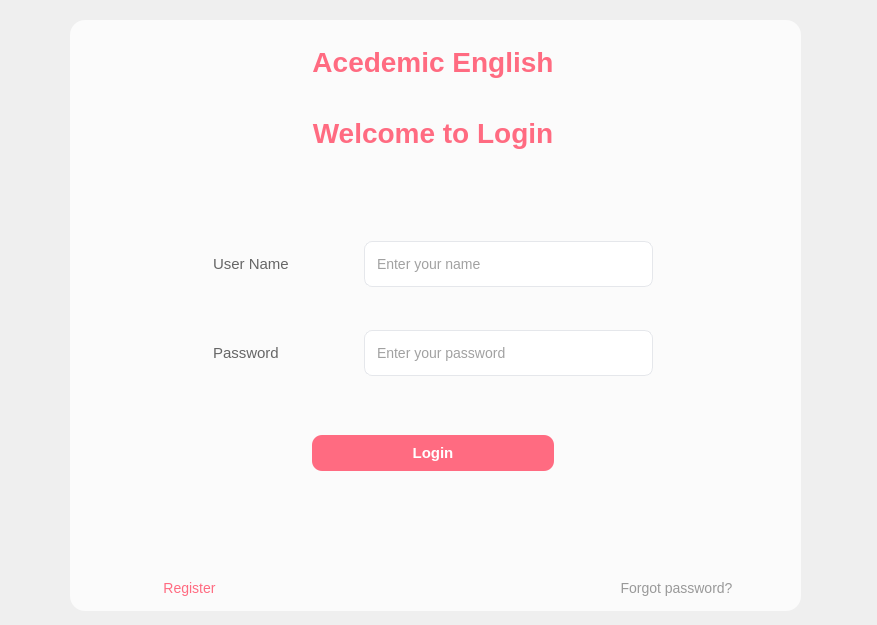
<?xml version="1.0" encoding="UTF-8"?>
<ui version="4.0">
 <class>Form</class>
 <widget class="QWidget" name="Form">
  <property name="enabled">
   <bool>true</bool>
  </property>
  <property name="geometry">
   <rect>
    <x>0</x>
    <y>0</y>
    <width>877</width>
    <height>625</height>
   </rect>
  </property>
  <property name="windowTitle">
   <string>Form</string>
  </property>
  <property name="styleSheet">
   <string notr="true">QWidget {
    font-family: &quot;Segoe UI&quot;,&quot;Microsoft YaHei&quot;;
    font-size: 14px;
    color: #444444;
}


/* ============================= */
/* 背景图片（保留你的原图） */
/* ============================= */

QWidget#Form {
    border-image: url(resources/images/login-picture2.jpg) 0 0 0 0 stretch stretch;
}


/* ============================= */
/* 中间半透明卡片 */
/* ============================= */

QFrame#frame {
    background-color: rgba(255,255,255,190);
    border-radius: 15px;
}


/* ============================= */
/* 标题 */
/* ============================= */

QLabel#label,
QLabel#label_4 {
    font-size: 28px;
    font-weight: bold;
    color: #ff6b81;
    background: transparent;
}


/* ============================= */
/* 表单标签 */
/* ============================= */

QLabel#label_2,
QLabel#label_3 {
    font-size: 15px;
    color: #666666;
    background: transparent;
}


/* ============================= */
/* 输入框 */
/* ============================= */

QLineEdit {
    background-color: #ffffff;
    border: 1px solid #e5e7eb;
    border-radius: 8px;
    padding: 6px 10px;
    min-height: 32px;
}

/* focus */
QLineEdit:focus {
    border: 2px solid #ff6b81;
    background-color: #fffafa;
}


/* ============================= */
/* Login 按钮 */
/* ============================= */

QPushButton#pushButton {
    background-color: #ff6b81;
    color: white;
    border-radius: 10px;
    font-size: 15px;
    font-weight: bold;
    min-height: 36px;
    border: none;
}

/* hover */
QPushButton#pushButton:hover {
    background-color: #ff4f70;
}

/* pressed */
QPushButton#pushButton:pressed {
    background-color: #e8435f;
}


/* ============================= */
/* Register 按钮 */
/* ============================= */

QPushButton#pushButton_2 {
    background: transparent;
    color: #ff6b81;
    border: none;
}

/* hover */
QPushButton#pushButton_2:hover {
    text-decoration: underline;
    color: #ff4f70;
}


/* ============================= */
/* Forgot password */
/* ============================= */

QPushButton#pushButton_3 {
    background: transparent;
    color: #999999;
    border: none;
}

/* hover */
QPushButton#pushButton_3:hover {
    color: #ff6b81;
}


/* ============================= */
/* 提示信息（错误提示） */
/* ============================= */

QLabel#label_5 {
    color: #e63946;
    font-size: 13px;
}</string>
  </property>
  <widget class="QFrame" name="frame">
   <property name="geometry">
    <rect>
     <x>70</x>
     <y>20</y>
     <width>731</width>
     <height>591</height>
    </rect>
   </property>
   <property name="frameShape">
    <enum>QFrame::Shape::StyledPanel</enum>
   </property>
   <property name="frameShadow">
    <enum>QFrame::Shadow::Raised</enum>
   </property>
   <widget class="QWidget" name="verticalLayoutWidget">
    <property name="geometry">
     <rect>
      <x>-1</x>
      <y>-1</y>
      <width>728</width>
      <height>591</height>
     </rect>
    </property>
    <layout class="QVBoxLayout" name="verticalLayout" stretch="2,1,1,4,1,1,2,1">
     <item>
      <widget class="QLabel" name="label_4">
       <property name="text">
        <string>Acedemic English</string>
       </property>
       <property name="alignment">
        <set>Qt::AlignmentFlag::AlignCenter</set>
       </property>
      </widget>
     </item>
     <item>
      <widget class="QLabel" name="label">
       <property name="enabled">
        <bool>true</bool>
       </property>
       <property name="text">
        <string>Welcome to Login</string>
       </property>
       <property name="alignment">
        <set>Qt::AlignmentFlag::AlignCenter</set>
       </property>
      </widget>
     </item>
     <item>
      <spacer name="horizontalSpacer">
       <property name="orientation">
        <enum>Qt::Orientation::Horizontal</enum>
       </property>
       <property name="sizeHint" stdset="0">
        <size>
         <width>40</width>
         <height>20</height>
        </size>
       </property>
      </spacer>
     </item>
     <item>
      <layout class="QGridLayout" name="gridLayout" rowstretch="1,0" columnstretch="1,1,2,1">
       <item row="0" column="2">
        <widget class="QLineEdit" name="lineEdit">
         <property name="placeholderText">
          <string>Enter your name</string>
         </property>
        </widget>
       </item>
       <item row="0" column="0">
        <spacer name="verticalSpacer_4">
         <property name="orientation">
          <enum>Qt::Orientation::Vertical</enum>
         </property>
         <property name="sizeHint" stdset="0">
          <size>
           <width>20</width>
           <height>40</height>
          </size>
         </property>
        </spacer>
       </item>
       <item row="0" column="3">
        <spacer name="verticalSpacer_6">
         <property name="orientation">
          <enum>Qt::Orientation::Vertical</enum>
         </property>
         <property name="sizeHint" stdset="0">
          <size>
           <width>20</width>
           <height>40</height>
          </size>
         </property>
        </spacer>
       </item>
       <item row="1" column="1">
        <widget class="QLabel" name="label_3">
         <property name="text">
          <string>Password</string>
         </property>
        </widget>
       </item>
       <item row="1" column="3">
        <spacer name="verticalSpacer_7">
         <property name="orientation">
          <enum>Qt::Orientation::Vertical</enum>
         </property>
         <property name="sizeHint" stdset="0">
          <size>
           <width>20</width>
           <height>40</height>
          </size>
         </property>
        </spacer>
       </item>
       <item row="1" column="2">
        <widget class="QLineEdit" name="lineEdit_2">
         <property name="frame">
          <bool>true</bool>
         </property>
         <property name="echoMode">
          <enum>QLineEdit::EchoMode::Password</enum>
         </property>
         <property name="placeholderText">
          <string>Enter your password</string>
         </property>
        </widget>
       </item>
       <item row="0" column="1">
        <widget class="QLabel" name="label_2">
         <property name="text">
          <string>User Name</string>
         </property>
        </widget>
       </item>
       <item row="1" column="0">
        <spacer name="verticalSpacer_5">
         <property name="orientation">
          <enum>Qt::Orientation::Vertical</enum>
         </property>
         <property name="sizeHint" stdset="0">
          <size>
           <width>20</width>
           <height>40</height>
          </size>
         </property>
        </spacer>
       </item>
      </layout>
     </item>
     <item>
      <layout class="QHBoxLayout" name="horizontalLayout_3">
       <item>
        <spacer name="verticalSpacer_9">
         <property name="orientation">
          <enum>Qt::Orientation::Vertical</enum>
         </property>
         <property name="sizeHint" stdset="0">
          <size>
           <width>20</width>
           <height>40</height>
          </size>
         </property>
        </spacer>
       </item>
       <item>
        <widget class="QLabel" name="label_5">
         <property name="text">
          <string/>
         </property>
         <property name="alignment">
          <set>Qt::AlignmentFlag::AlignCenter</set>
         </property>
        </widget>
       </item>
       <item>
        <spacer name="verticalSpacer_8">
         <property name="orientation">
          <enum>Qt::Orientation::Vertical</enum>
         </property>
         <property name="sizeHint" stdset="0">
          <size>
           <width>20</width>
           <height>40</height>
          </size>
         </property>
        </spacer>
       </item>
      </layout>
     </item>
     <item>
      <layout class="QHBoxLayout" name="horizontalLayout_2" stretch="1,1,1">
       <item>
        <spacer name="verticalSpacer">
         <property name="orientation">
          <enum>Qt::Orientation::Vertical</enum>
         </property>
         <property name="sizeHint" stdset="0">
          <size>
           <width>20</width>
           <height>40</height>
          </size>
         </property>
        </spacer>
       </item>
       <item>
        <widget class="QPushButton" name="pushButton">
         <property name="text">
          <string>Login</string>
         </property>
        </widget>
       </item>
       <item>
        <spacer name="verticalSpacer_2">
         <property name="orientation">
          <enum>Qt::Orientation::Vertical</enum>
         </property>
         <property name="sizeHint" stdset="0">
          <size>
           <width>20</width>
           <height>40</height>
          </size>
         </property>
        </spacer>
       </item>
      </layout>
     </item>
     <item>
      <spacer name="horizontalSpacer_2">
       <property name="orientation">
        <enum>Qt::Orientation::Horizontal</enum>
       </property>
       <property name="sizeHint" stdset="0">
        <size>
         <width>40</width>
         <height>20</height>
        </size>
       </property>
      </spacer>
     </item>
     <item>
      <layout class="QHBoxLayout" name="horizontalLayout" stretch="1,1,1">
       <item>
        <widget class="QPushButton" name="pushButton_2">
         <property name="text">
          <string>Register</string>
         </property>
        </widget>
       </item>
       <item>
        <spacer name="verticalSpacer_3">
         <property name="orientation">
          <enum>Qt::Orientation::Vertical</enum>
         </property>
         <property name="sizeHint" stdset="0">
          <size>
           <width>20</width>
           <height>40</height>
          </size>
         </property>
        </spacer>
       </item>
       <item>
        <widget class="QPushButton" name="pushButton_3">
         <property name="text">
          <string>Forgot password?</string>
         </property>
        </widget>
       </item>
      </layout>
     </item>
    </layout>
   </widget>
  </widget>
 </widget>
 <resources/>
 <connections/>
</ui>
